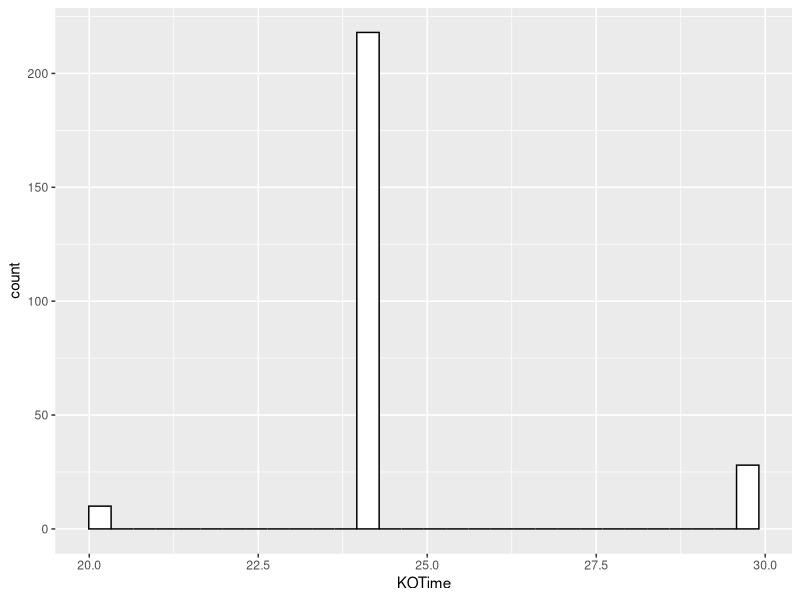
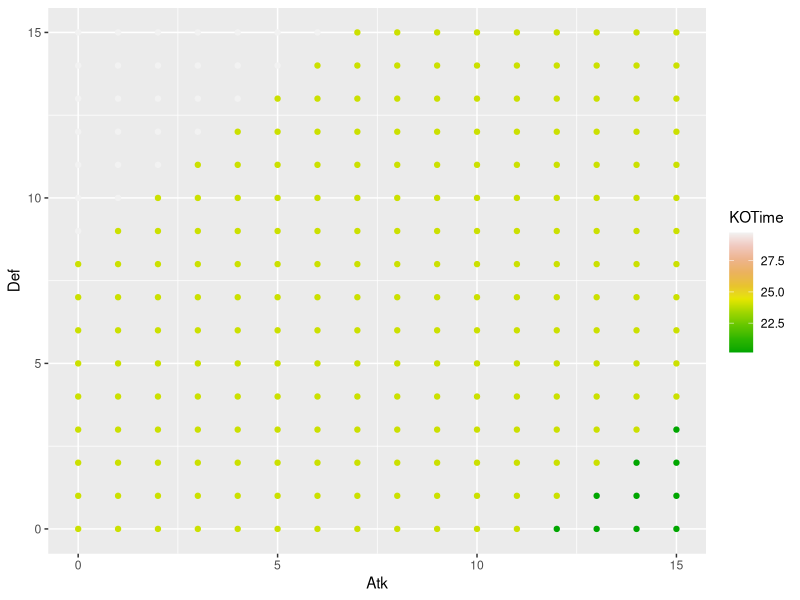

Here is the R script that generated these plots, in order:
# Library
library(tidyverse)

figherAtKBase <- 100 
figtherCPM <- 0.9

MovePower <- 9
Multipliers <- 1.2


defnderDefBase <- 100
defenderCPM <- 0.9

defenderStm <- 115


scale <- expand.grid(0:15, 0:15)
names(scale) <- c('Atk', 'Def')

scale$KOTime <- mapply(function(Atk, Def) defenderStm / floor(1/2*MovePower*((figherAtKBase + Atk) * figtherCPM)/
                                                           ((defnderDefBase + Def) * defenderCPM) * Multipliers) + 1,
                                      Atk = scale$Atk, Def = scale$Def)

ggplot(scale, aes(x=KOTime)) + 
  geom_histogram(color="black", fill="white")

# Basic scatterplot
ggplot(scale, aes(x=Atk, y=Def, colour=KOTime)) +
  geom_point() +
  scale_colour_gradientn(colours = terrain.colors(10))
